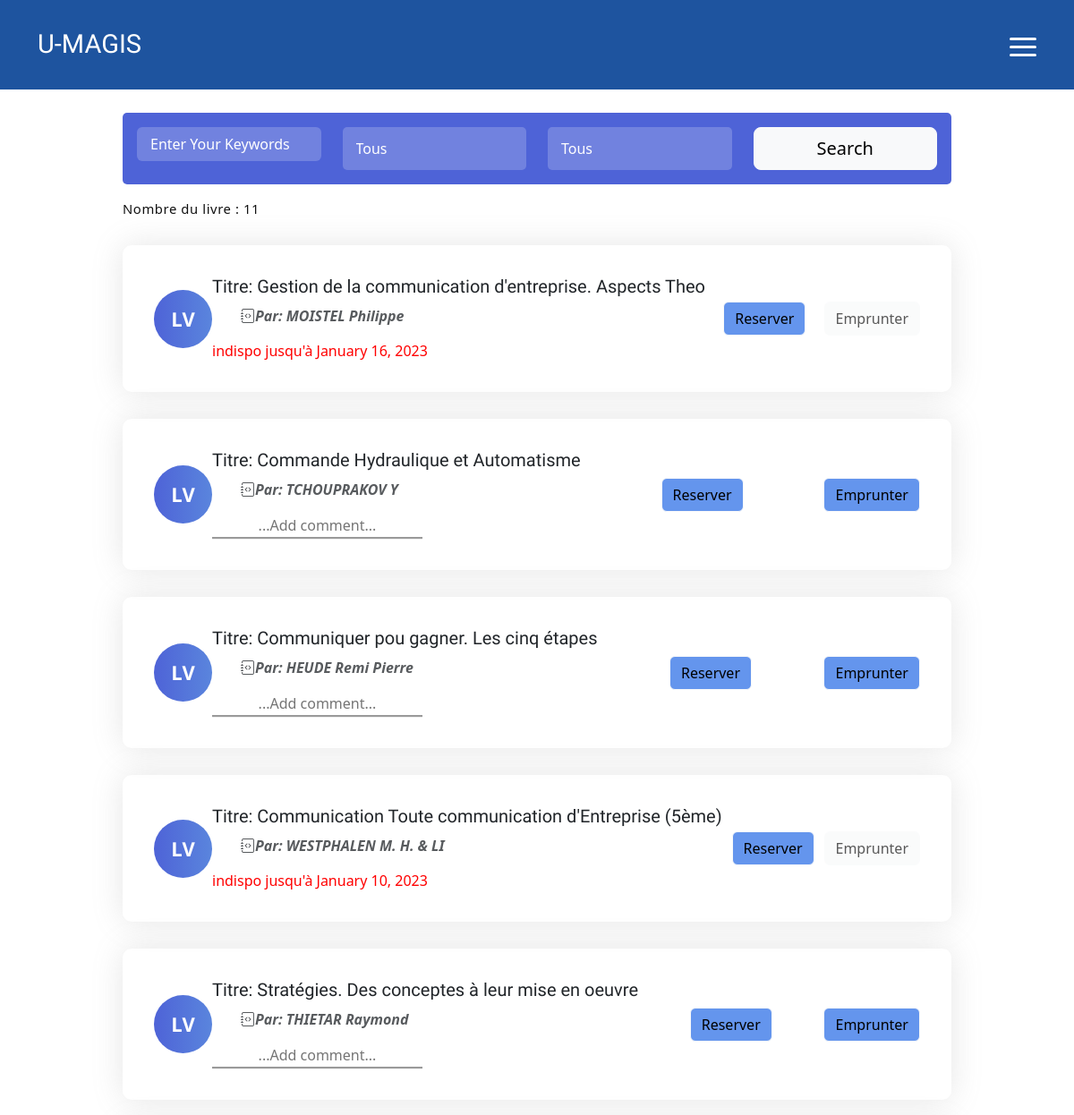
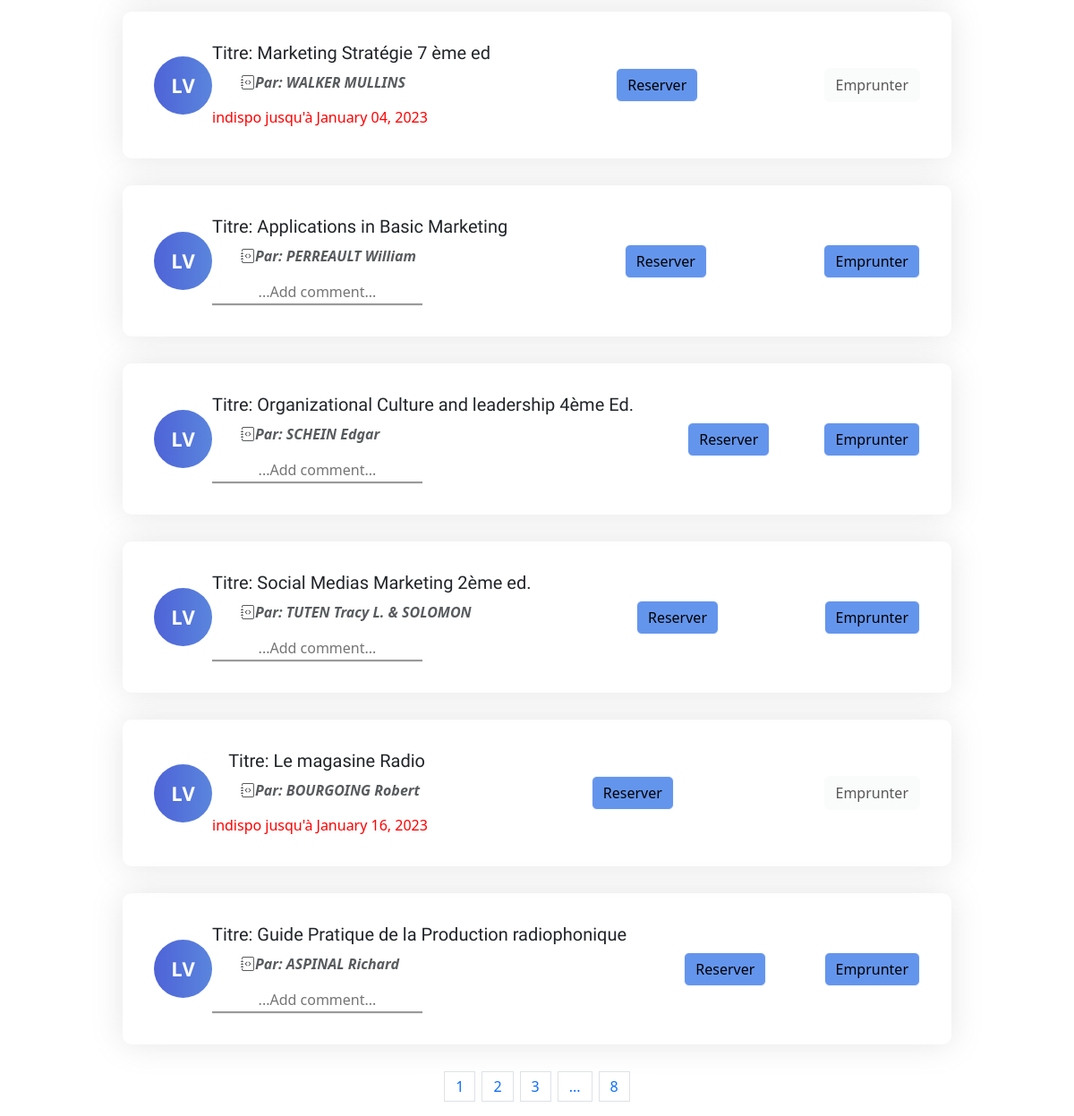
The app's page /biblio/ (signed in) with its own data (2 pictures, top to bottom).
### bibliotheque/models.py (models this page shows)
class Books(models.Model):
    numero = models.CharField(max_length=6)
    auteur = models.CharField(max_length=30)
    titre = models.CharField(max_length=100)
    edition = models.CharField(max_length=10, blank=True)
    annee = models.IntegerField(blank=True)
    lieu = models.CharField(max_length=15, blank=True)
    cotation = models.CharField(max_length=10)
    etat = models.IntegerField()
    observation = models.CharField(max_length=20, blank=True)
    categorie = models.CharField(max_length=50)

### gestionLivres/views.py (the view)
# urls.py: path('biblio/', include('gestionLivres.urls')),
def biblio(request):
    if 'logged_user_id' in request.session:
        logged_user_id = request.session['logged_user_id']
        logged_user = Users.objects.get(id=logged_user_id)
        listbook = []
        books = Books.objects.all()
        if request.method == 'POST':
            motsclef = request.POST['recherche']
            motsclef = motsclef.lower() ##Mettre le mots clef en miniscule
            booksList = Books.objects.filter(titre__startswith = motsclef)
            booksList2 = Books.objects.filter(titre__icontains = motsclef)
            for book in booksList2:
                try:
                    bookemprunted = models.Empruntes.objects.get(idBook=book.id)
                    emprunted = 1
                    disponibilite = bookemprunted.dateEntre
                except:
                    emprunted = 0
                    disponibilite = None
                idBook = book.id
                cotation = book.cotation
                titre = book.titre
                auteur = book.auteur
                bookshow = {
                        'cotation':cotation,
                        'titre':titre,
                        'auteur':auteur,
                        'idBook':idBook,
                        'emprunted':emprunted,
                        'disponible': disponibilite,
                    }
                listbook.append(bookshow)
            for book in booksList:
                try:
                    bookemprunted = models.Empruntes.objects.get(idBook=book.id)
                    emprunted = 1
                    disponibilite = bookemprunted.dateEntre
                except:
                    emprunted = 0
                    disponibilite = None
                idBook = book.id
                cotation = book.cotation
                titre = book.titre
                auteur = book.auteur
                bookshow = {
                        'cotation':cotation,
                        'titre':titre,
                        'auteur':auteur,
                        'idBook':idBook,
                        'emprunted':emprunted,
                        'disponible': disponibilite,
                    }
                listbook.append(bookshow)
            return render(request, 'biblio.html', context={'listbook':listbook,'nbr_book':len(listbook)})
            print(motsclef.lower())
        else:
            categorie = request.GET.get('categorie')
            print(categorie)
            if categorie == 'all':
                books = Books.objects.all()
                print('ALL')
            else:
                if categorie != 'None':
                    try:
                        books = Books.objects.filter(categorie__startswith = categorie)
                        booksList2 = Books.objects.filter(categorie__icontains = categorie)
                        for book in booksList2:
                            try:
                                bookemprunted = models.Empruntes.objects.get(idBook=book.id)
                                emprunted = 1
                                disponibilite = bookemprunted.dateEntre
                            except:
                                emprunted = 0
                                disponibilite = None
                            idBook = book.id
                            cotation = book.cotation
                            titre = book.titre
                            auteur = book.auteur
                            bookshow = {
                                    'cotation':cotation,
                                    'titre':titre,
                                    'auteur':auteur,
                                    'idBook':idBook,
                                    'emprunted':emprunted,
                                    'disponible': disponibilite,
                                }
                            listbook.append(bookshow)
                    except:
                        books = Books.objects.all()
            for book in books:
                try:
                    bookemprunted = models.Empruntes.objects.get(idBook=book.id)
                    emprunted = 1
                    disponibilite = bookemprunted.dateEntre.strftime("%B %d, 20%y")
                except:
                    emprunted = 0
                    disponibilite = None
                idBook = book.id
                cotation = book.cotation
                titre = book.titre
                auteur = book.auteur
                bookshow = {
                        'cotation':cotation,
                        'titre':titre,
                        'auteur':auteur,
                        'idBook':idBook,
                        'emprunted':emprunted,
                        'disponible': disponibilite,
                    }
                if bookshow in listbook:
                    pass
                else:
                    listbook.append(bookshow)
            return render(request, 'biblio.html', context={'listbook':listbook, 'nbr_book':len(listbook)})
    else:
        return render(request, 'login2.html')

### templates/biblio.html (shortened to what this page needs)
{% extends 'baseheader.html' %}
    {% block static %}
        {% load static %}
        <link rel="stylesheet" href="{% static 'css/appmain.css' %}">
        <link rel="stylesheet" href="https://cdnjs.cloudflare.com/ajax/libs/material-design-iconic-font/2.2.0/css/material-design-iconic-font.min.css" />
	    <link href="https://cdn.jsdelivr.net/npm/bootstrap@5.3.0-alpha1/dist/css/bootstrap.min.css" rel="stylesheet">
    {% endblock %}
  {% block body %}
<div class="container">
            <div class="row">
                 <div class="col-lg-10 mx-auto mb-4">
                    <div class="section-title text-center ">
                        <h3 class="top-c-sep" style="font-family: cursive;">BIBLIOTHEQUE</h3>
                        <p>Lorem ipsum dolor sit detudzdae amet, rcquisc adipiscing elit. Aenean socada commodo
                            ligaui egets dolor. Nullam quis ante tiam sit ame orci eget erovtiu faucid.</p>
                    </div>
                </div>
            </div>
            <div class="row">
                <div class="col-lg-10 mx-auto">
                    <div class="career-search mb-60">
                        <form action="http://127.0.0.1:8000/biblio/" class="career-form mb-60" method="post"> {% csrf_token %}
                            <div class="row">
                                <div class="col-md-6 col-lg-3 my-3">
                                    <div class="input-group position-relative">
                                        <input type="text" name="recherche" class="form-control" placeholder="Enter Your Keywords" id="keywords">
                                    </div>
                                </div>
                                <div class="col-md-6 col-lg-3 my-3">
                                    <div class="select-container">
                                        <select class="custom-select">
                                            <option selected="">Tous</option>
                                        </select>
                                    </div>
                                </div>
                                <div class="col-md-6 col-lg-3 my-3">
                                    <div class="select-container">
                                        <select name="liens"  class="custom-select">
                                                <option value="http://127.0.0.1:8000/biblio/?categorie=all">Tous</option>
                                        </select>
                                    </div>
                                </div>
                                <div class="col-md-6 col-lg-3 my-3">
                                    <input type="submit" class="btn btn-lg btn-block btn-light btn-custom" id="contact-submit" value="Search">
                                </div>
                            </div>
                        </form>
                        <div class="filter-result">
                            <p class="mb-30 ff-montserrat">Nombre du livre : {{ nbr_book }}</p>
                        {% for bookshow in listbook %}
                         <form action="http://127.0.0.1:8000/biblio/borrow/" method="post"> {% csrf_token %}
                            <div class="job-box d-md-flex align-items-center justify-content-between mb-30">
                                <div class="job-left my-4 d-md-flex align-items-center flex-wrap">
                                    <div class="img-holder mr-md-4 mb-md-0 mb-4 mx-auto mx-md-0 d-md-none d-lg-flex">
                                        LV
                                    </div>
                                    <div class="job-content">
                                        <h5 class="text-center text-md-left">Titre: {{ bookshow.titre }}</h5>
                                        <ul class="d-md-flex flex-wrap text-capitalize ff-open-sans">
                                            <li class="mr-md-4">
                                                <i class="bi bi-journal-code" style="font-size:medium;">Par: {{ bookshow.auteur }}</i>
                                            </li>
                                        </ul>
                                            {% if bookshow.emprunted == 0 %}
                                                 <span><input type="text" placeholder="...Add comment..." style="text-align: center; border:none; border-bottom:groove;"></span>
                                            {% else %}
                                                <span class="zmdi zmdi-time mr-2" style="color: red;"> indispo jusqu'à {{ bookshow.disponible }}</span>
                                            {% endif %}
                                    </div>
                                </div>
                                {% if bookshow.emprunted == 0 %}
                                        <div class="job-right my-4 flex-shrink-0">
                                            <input type="submit" name="clicked_button"  class="btn d-block w-100 d-sm-inline-block btn-light" value="Reserver" style="background-color: cornflowerblue;">
                                        </div>
                                        <div class="job-right my-4 flex-shrink-0">
                                            <input type="submit" name="clicked_button" class="btn d-block w-100 d-sm-inline-block btn-light" value="Emprunter" style="background-color: cornflowerblue;">
                                        </div>
                                {% else %}
                                        <div class="job-right my-4 flex-shrink-0">
                                            <input type="submit" name="clicked_button" class="btn d-block w-100 d-sm-inline-block btn-light" value="Reserver" style="background-color: cornflowerblue;">
                                        </div>
                                        <div class="job-right my-4 flex-shrink-0">
                                            <input type="submit" name="clicked_button" class="btn d-block w-100 d-sm-inline-block btn-light" value="Emprunter"  disabled>
                                        </div>
                                {% endif %}
                            </div>
                        </form>
                        {% endfor %}
                    <nav aria-label="Page navigation">
                        <ul class="pagination pagination-reset justify-content-center">
                            <li class="page-item disabled">
                                <a class="page-link" href="#" tabindex="-1" aria-disabled="true">
                                </a>
                            </li>
                            <li class="page-item"><a class="page-link" href="#">1</a></li>
                            <li class="page-item d-none d-md-inline-block"><a class="page-link" href="#">2</a></li>
                            <li class="page-item d-none d-md-inline-block"><a class="page-link" href="#">3</a></li>
                            <li class="page-item"><a class="page-link" href="#">...</a></li>
                            <li class="page-item"><a class="page-link" href="#">8</a></li>
                            <li class="page-item">
                                <a class="page-link" href="#">
                                </a>
                            </li>
                        </ul>
                    </nav>
                </div>
            </div>
        </div>
  {% endblock %}

### templates/baseheader.html (shortened to what this page needs)
<html>
<head>
    {% load static %}
    <link rel="stylesheet" href="{% static 'assets/vendors/themify-icons/css/themify-icons.css' %}">
    <link rel="stylesheet" href="{% static 'assets/css/meyawo.css' %}">
    <link href="{% static 'home_assets/vendor/animate.css/animate.min.css' %}" rel="stylesheet">
  <link href="{% static 'home_assets/vendor/aos/aos.css' %}" rel="stylesheet">
  <link href="{% static 'home_assets/vendor/bootstrap/css/bootstrap.min.css' %}" rel="stylesheet">
  <link href="{% static 'home_assets/vendor/bootstrap-icons/bootstrap-icons.css' %}" rel="stylesheet">
  <link href="{% static 'home_assets/vendor/boxicons/css/boxicons.min.css' %}" rel="stylesheet">
  <link href="{% static 'home_assets/vendor/glightbox/css/glightbox.min.css' %}" rel="stylesheet">
  <link href="{% static 'home_assets/vendor/remixicon/remixicon.css' %}" rel="stylesheet">
  <link href="{% static 'home_assets/vendor/swiper/swiper-bundle.min.css' %}" rel="stylesheet">
    {% block static %}{% endblock %}
</head>
<body data-spy="scroll" data-target=".navbar" data-offset="40" id="home" style="background-color: #ffffff;">
       <nav class="custom-navbar" data-spy="affix" data-offset-top="20" style="background-color: #1e549f;">
        <div class="container">
            <a class="logo" href="#" style="color: #ffffff;">U-MAGIS</a>
            <ul class="nav">
            </ul>
            <a href="javascript:void(0)" id="nav-toggle" class="hamburger hamburger--elastic">
                <div class="hamburger-box">
                    <div class="hamburger-inner"></div>
                </div>
            </a>
        </div>
    </nav>
    {% block body %}{% endblock %}
         {% load static %}
</body>
</html>

### static/css/appmain.css (style rules this page uses)
body { background:#f5f5f5; margin-top:20px; }
.career-form { background-color: #4e63d7; border-radius: 5px; padding: 0 16px; }
.career-form .form-control { background-color: rgba(255, 255, 255, 0.2); border: 0; padding: 12px 15px; color: #fff; }
.career-form .custom-select { background-color: rgba(255, 255, 255, 0.2); border: 0; padding: 12px 15px; color: #fff; width: 100%; border-radius: 5px; text-align: left; height: auto; background-image: none; }
.career-form .select-container { position: relative; }
.career-form .select-container:before { position: absolute; right: 15px; top: calc(50% - 14px); font-size: 18px; color: #ffffff; content: '\F2F9'; font-family: "Material-Design-Iconic-Font"; }
.filter-result .job-box { -webkit-box-shadow: 0 0 35px 0 rgba(130, 130, 130, 0.2); box-shadow: 0 0 35px 0 rgba(130, 130, 130, 0.2); border-radius: 10px; padding: 10px 35px; }
ul { list-style: none; }
.job-box .img-holder { height: 65px; width: 65px; background-color: #4e63d7; background-image: -webkit-gradient(linear, left top, right top, from(rgba(78, 99, 215, 0.9)), to(#5a85dd)); background-image: linear-gradient(to right, rgba(78, 99, 215, 0.9) 0%, #5a85dd 100%); font-family: "Open Sans", sans-serif; color: #fff; font-size: 22px; font-weight: 700; display: -webkit-box; display: -ms-flexbox; display: flex; -webkit-box-pack: center; -ms-flex-pack: center; justify-content: center; -webkit-box-align: center; -ms-flex-align: center; align-items: center; border-radius: 65px; }
.job-content ul li { font-weight: 600; opacity: 0.75; border-bottom: 1px solid #ccc; padding: 10px 5px; }
@media (min-width: 768px) { .job-content ul li { border-bottom: 0; padding: 0; } }
.job-content ul li i { font-size: 20px; position: relative; top: 1px; }
.mb-30 { margin-bottom: 30px; }

### records on screen
Books: titre "Gestion de la communication d'entreprise. Aspects Theo", auteur "MOISTEL Philippe"
Books: titre "Commande Hydraulique et Automatisme", auteur "TCHOUPRAKOV Y"
Books: titre "Communiquer pou gagner. Les cinq étapes", auteur "HEUDE Remi Pierre"
Books: titre "Communication Toute communication d'Entreprise (5ème)", auteur "WESTPHALEN M. H. & LI"
Books: titre "Stratégies. Des conceptes à leur mise en oeuvre", auteur "THIETAR Raymond"
Books: titre "Marketing Stratégie 7 ème ed", auteur "WALKER MULLINS"
Books: titre "Applications in Basic Marketing", auteur "PERREAULT William"
Books: titre "Organizational Culture and leadership 4ème Ed.", auteur "SCHEIN Edgar"
Books: titre "Social Medias Marketing 2ème ed.", auteur "TUTEN Tracy L. & SOLOMON"
Books: titre "Le magasine Radio", auteur "BOURGOING Robert"
Books: titre "Guide Pratique de la Production radiophonique", auteur "ASPINAL Richard"

### other values on screen
{{ nbr_book }} "11"
{{ bookshow.disponible }} "January 16, 2023" "January 10, 2023" "January 04, 2023" "January 16, 2023"
